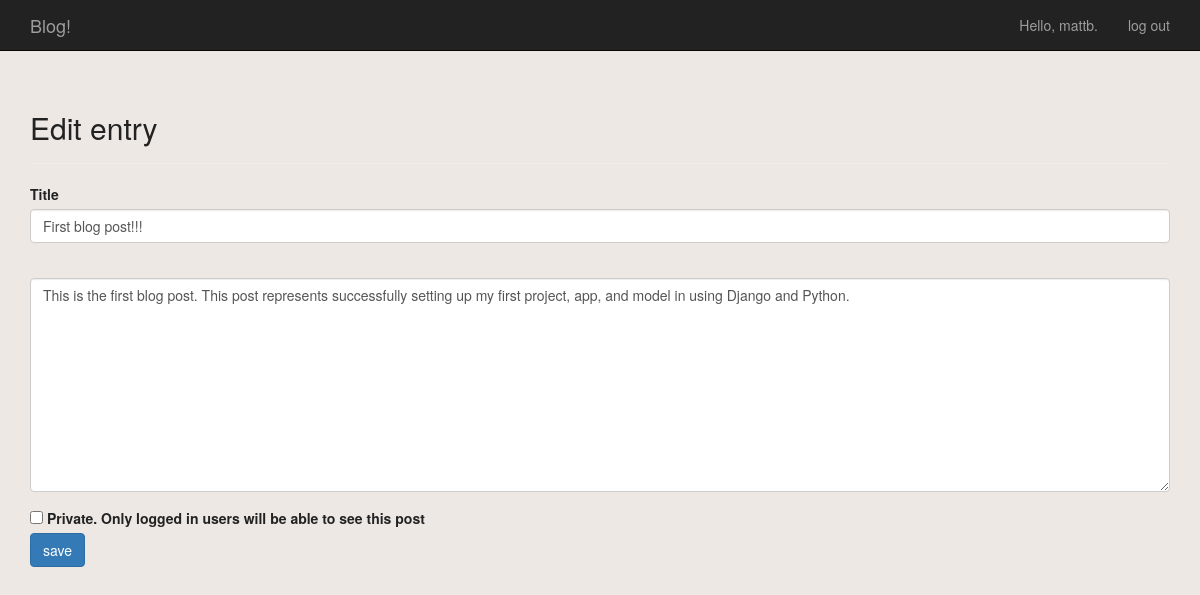
/edit_post/1 (signed in), run on the app's committed database.
### blog/models.py (models this page shows, shortened)
class Post(models.Model):
	title = models.CharField(max_length=255)
	content = models.TextField()
	posted_on = models.DateTimeField(auto_now_add=True)
	author = models.ForeignKey(User, on_delete=models.CASCADE)
	private = models.BooleanField(default=False)

### blog/views.py (the view)
# urls.py: path('edit_post/<post_id>', views.edit_post, name='edit_post'),
@login_required
def edit_post(request, post_id):
	post = Post.objects.get(id=post_id)
	check_post_owner(request, post)
	if request.method != 'POST':
		form = PostForm(instance=post)
	else:
		form = PostForm(instance=post, data=request.POST)
		if form.is_valid():
			form.save()
			return HttpResponseRedirect(reverse('blog:index'))
	context = {'post': post, 'form': form}
	return render(request, 'blog/edit_post.html', context)

### blog/forms.py
class PostForm(forms.ModelForm):
	class Meta:
		model = Post
		fields = ['title', 'content', 'private']
		labels = {
			'title': 'Title',
			'content': '',
			'private': 'Private. Only logged in users will be able to see this post',
			}
		widgets = {
			'content': forms.Textarea(attrs={'cols': 80}),
			}

### blog/views.py (called while the page is built)
def check_post_owner(request, post):
	if post.author != request.user:
		raise Http404

### blog/templates/blog/edit_post.html (shortened to what this page needs)
{% extends 'blog/base.html' %}
{% load bootstrap3 %}
{% block header %}
  <h2>Edit entry</h2>
{% endblock header %}
{% block content %}
  <form action="{% url 'blog:edit_post' post.id %}" method='post' class="form">
    {% bootstrap_form form %}
    {% buttons %}
      <button name="submit" class="btn btn-primary">save</button>
    {% endbuttons %}
  </form>
{% endblock content %}

### blog/templates/blog/base.html (shortened to what this page needs)
{% load bootstrap3 %}
<!DOCTYPE html>
<html lang="en">
  <head>
	{% bootstrap_css %}
	{% load static %}
	<link rel="stylesheet" type="text/css" href="{% static 'blog/styles.css' %}">
  </head>
  <body>
    <nav class="navbar navbar-inverse navbar-static-top">
	  <div class="container">
	    <div class="navbar-header">
		  <a class="navbar-brand" href="{% url 'blog:index' %}">Blog!</a>
		</div>
		<div id="navbar" class="navbar-collapse collapse">
		  <ul class="nav navbar-nav navbar-right">
			{% if user.is_authenticated %}
			  <li><a>Hello, {{ user.username }}.</a></li>
			  <li><a href="{% url 'users:logout' %}">log out</a></li>
			{% else %}
			  <li><a href="{% url 'users:register' %}">register</a></li>
			  <li><a href="{% url 'users:login' %}">log in</a></li>
			{% endif %}
		  </ul>
		</div>
	  </div>
	</nav>
    <div class="container">
	  <div class="page-header">
			{% block header %}{% endblock header %}
	  </div>
	  <div>
	    {% block content %}{% endblock content %}
	  </div>
  </div>
  </body>
</html>

### blog/static/blog/styles.css (style rules this page uses)
body { color: #222; background-color: #EEE8E5; }

### data on the page
Post: title "First blog post!!!", content "This is the first blog post. This post represents successfully setting up my first project, app, and model in using Django and Python."

### other printed values
{{ user.username }} "mattb"
